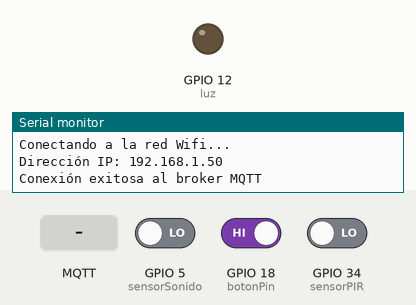
Recording of a sketch running on a simulated ESP32. Shown: output pins drawn as LEDs (lit = HIGH), the last lines printed to the serial monitor. The inputs (shaded band) are chosen by the test bench; at power-on: GPIO 5 (sensorSonido) LOW, GPIO 34 (sensorPIR) LOW, GPIO 18 (botonPin) HIGH. WiFi joins after 1.5 s; servers stay silent unless stated; no MQTT or app messages arrive unless stated.

Above: at 3.2 s.
3.3 s: GPIO 5 (sensorSonido) driven HIGH
At 13.2 s:
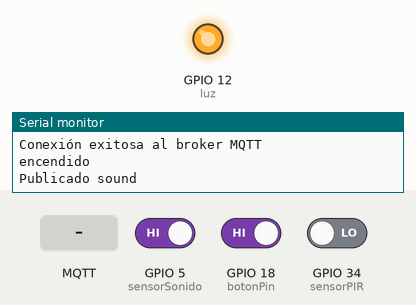
13.5 s: GPIO 34 (sensorPIR) driven HIGH
23.5 s: MQTT message "1" arrives on the first subscribed topic
33.5 s: MQTT message "on" arrives on the first subscribed topic
43.5 s: MQTT message "off" arrives on the first subscribed topic
53.5 s: GPIO 5 (sensorSonido) driven LOW and GPIO 18 (botonPin) driven LOW
Timing chart, 0 to 63.6 s (numbered marks = the images above; inputs shaded):
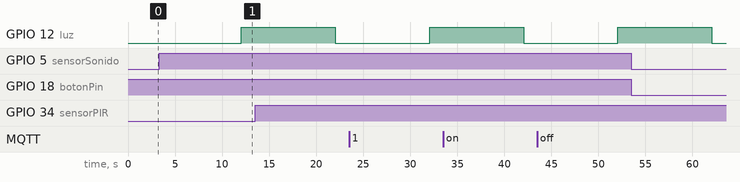

Measured:
- after the input at 3.3 s, GPIO 12 (luz): LOW → HIGH after 8.8 s

The sketch:

proyectoIoT.ino
```cpp
#include <WiFi.h>
#include <WiFiClientSecure.h>
#include <ArduinoJson.h>
#include <Wire.h>
#include <PubSubClient.h>

WiFiClient espClient;
PubSubClient client2(espClient);

// Replace with your network credentials
const char* ssid = "Adrian"; //"Jerusalen";
const char* password = "123456ad"; //"*E8$J-Yk7J!-f4F";  //red: JERUSALEN contraseña: *E8$J-Yk7J!-f4F";
const char* mqtt_server = "192.168.185.135";
const int mqtt_port = 1883;
const char* mqtt_client_id = "ESP32Client";

WiFiClientSecure client;


int luz=12;
int sensorSonido=5;
int botonPin = 18;  // El número de pin del botón
int sonido=0;
int var=0;
int estadoBoton = 0;
const int sensorPIR = 34; // Pin donde está conectada la entrada del sensor PIR
int PIR = 0;

void setup() {
  // put your setup code here, to run once:
  Serial.begin (9600);
  pinMode (sensorSonido, INPUT);
  pinMode (luz, OUTPUT);
  pinMode(botonPin, INPUT_PULLUP); // Configuramos el pin del botón como entrada
  pinMode(sensorPIR, INPUT_PULLUP); // Sensor pir entrada


  // Connect to Wi-Fi
  WiFi.mode(WIFI_STA);
  WiFi.begin(ssid, password);
  while (WiFi.status() != WL_CONNECTED) {
    delay(1000);
    Serial.println("Conectando a la red Wifi...");
  }
  Serial.print("Dirección IP: ");
  Serial.println(WiFi.localIP());

  // Connect to MQTT Broker
  client2.setServer(mqtt_server, mqtt_port);
  client2.setCallback(callback);

  if (client2.connect(mqtt_client_id)) {
    Serial.println("Conexión exitosa al broker MQTT");
    client2.subscribe("topic_name"); // Suscribirse a un tema si es necesario
  } else {
    Serial.println("Fallo al conectar al broker MQTT");
  }

}

void callback(char* topic, byte* payload, unsigned int length) {
  payload[length]='\0';
  String val = String((char*)payload);
  Serial.println(val);
}

void loop() {

  // Mantener la conexión MQTT activa
  if (!client2.connected()) {
    if (client2.connect(mqtt_client_id)) {
      Serial.println("Reconexión exitosa al broker MQTT");
      client2.subscribe("topic_name"); // Suscribirse a un tema si es necesario
    } else {
      Serial.println("Fallo al reconectar al broker MQTT");
    }
  }

  client2.loop();

  // put your main code here, to run repeatedly:
  var=digitalRead(sensorSonido);
  estadoBoton = digitalRead(botonPin);  // Leemos el estado del botón
  PIR = digitalRead(sensorPIR);//Leemos el estado del del sensor PIR

if (var == HIGH || estadoBoton == LOW || PIR == HIGH) {
  Serial.println("encendido");
  digitalWrite(luz, HIGH);
  sonido=sonido+1;

  if (estadoBoton == LOW) {
    client2.publish("btn", "1");
    Serial.println("Publicado btn");
    digitalWrite(luz, HIGH);
  }

  if (var == HIGH) {
    client2.publish("sound", "1");
    Serial.println("Publicado sound");
    digitalWrite(luz, HIGH);
  }

  if (PIR == HIGH) {
    client2.publish("pir", "1");
    Serial.println("Publicado pir");
    digitalWrite(luz, HIGH);
  }
}

if (sonido == 2) {
  Serial.println("apagado");
  digitalWrite(luz, LOW);
  sonido = 0;
  client2.publish("btn", "0");
    client2.publish("sound", "0");
    client2.publish("pir", "0");
}


  // if (var==HIGH || estadoBoton == LOW || PIR == HIGH){
  //   Serial.println("encendido");
  //   digitalWrite(luz,HIGH);
  //   sonido=sonido+1;

  // // Publicar las variables en MQTT
  //  client2.publish("btn", "1"); // Publicar '1' cuando la condición se cumple
  //  client2.publish("sound", "1");
  //  client2.publish("pir", "1");

  // }

  // if (sonido==2){
  //   Serial.println("apagado");
  //   digitalWrite(luz,LOW);
  //   sonido=0;

  //   // Publicar las variables en MQTT
  //   client2.publish("btn", "0");
  //   client2.publish("sound", "0");
  //   client2.publish("pir", "0");

  // }
    delay (10000);
}
```
